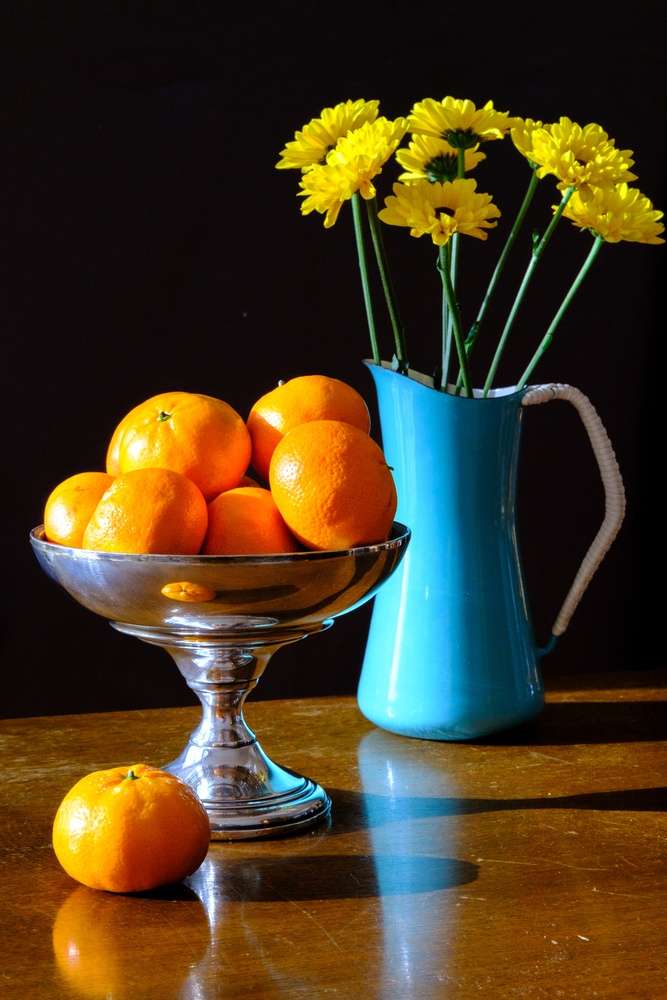
#> input picture Practical/ESE-02-SVD/StillLife.jpg, 667 x 1000 px, shrunk from 3334 x 5001 before the run
$ python ImageCompression.py
#> lines starting #> are read from the running program, lines starting #| are printed output that depends on the picture
from matplotlib.image import imread
import numpy as np
import matplotlib.pyplot as plt

image = imread("StillLife.jpg")
#> image is the input picture: shape (1000, 667, 3); mean R, G, B 73.8, 59.1, 33.2
image_bw = np.mean(image, axis=-1)                              #Transform in black and white
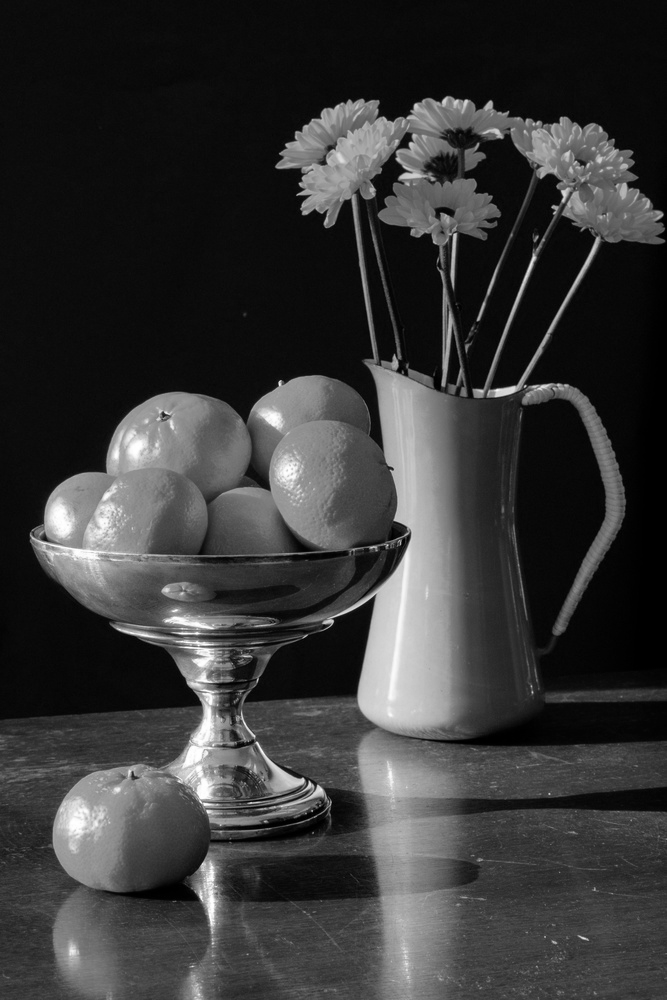
#> image_bw: shape (1000, 667) float64; min 0, max 255, mean 55.4

U, S, Vt = np.linalg.svd(image_bw, full_matrices=False)
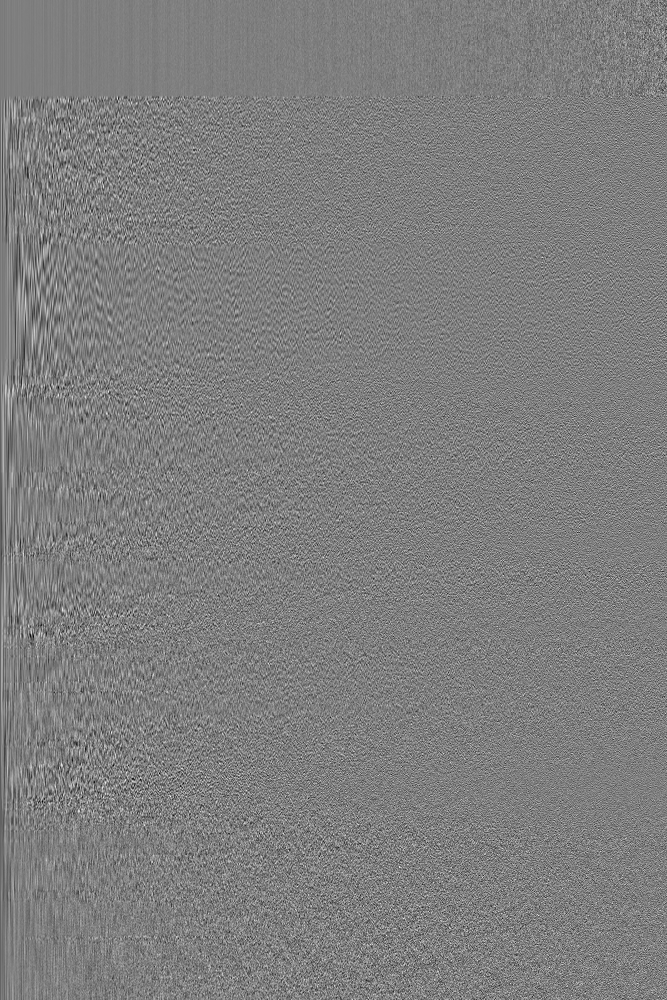
#> U: shape (1000, 667) float64; min -0.186, max 0.188, mean -4.3e-05; drawn with min black and max white
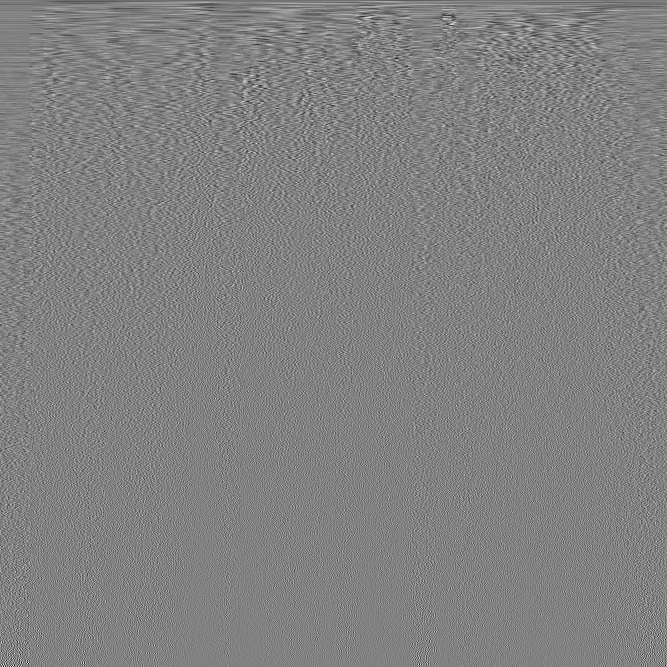
#> Vt: shape (667, 667) float64; min -0.273, max 0.264, mean -6.65e-05; drawn with min black and max white
#> S = 667 values, max 55197.6 at index 0, min 7.96 at index 666, mean 505.5
S = np.diag(S)

fig, ax = plt.subplots(1,4)
for i, r in enumerate([5, 20, 100]):
    reconstruct_image = U[:,:r] @ S[:r, :r] @ Vt[:r, :]
    ax[i].imshow(reconstruct_image, cmap="grey")
    ax[i].set_title(f"r = {r}")
    ax[i].axis("off")
#> this loop made 3 passes
#> pass 1, `reconstruct_image = U[:,:r] @ S[:r, :r] @ Vt[:r, :]`:
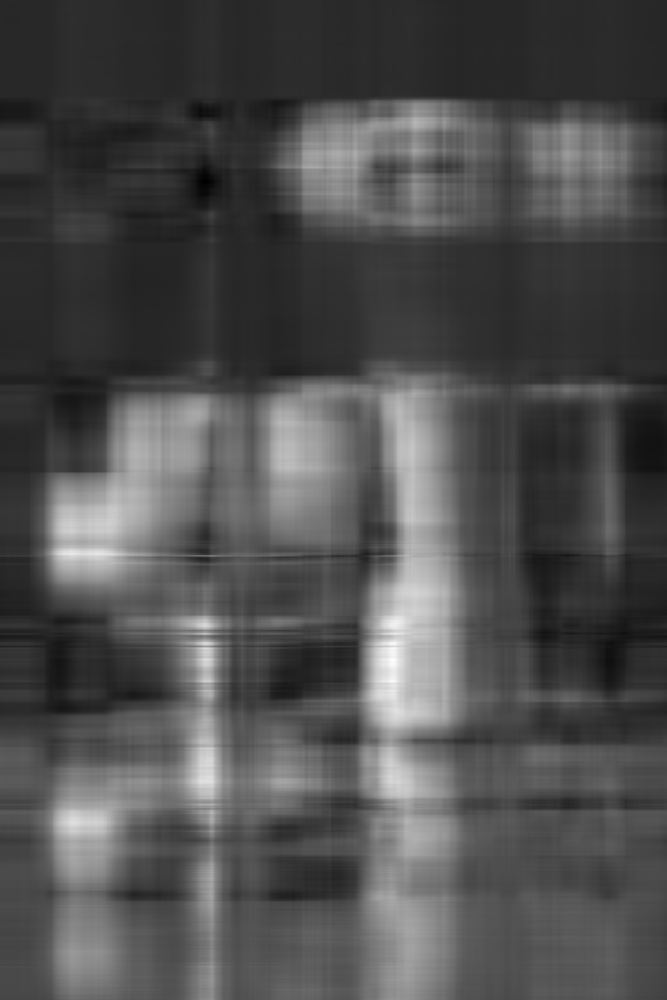
#> reconstruct_image: shape (1000, 667) float64; min -42.05, max 271, mean 55.2; drawn with min black and max white
#> pass 2, `reconstruct_image = U[:,:r] @ S[:r, :r] @ Vt[:r, :]`:
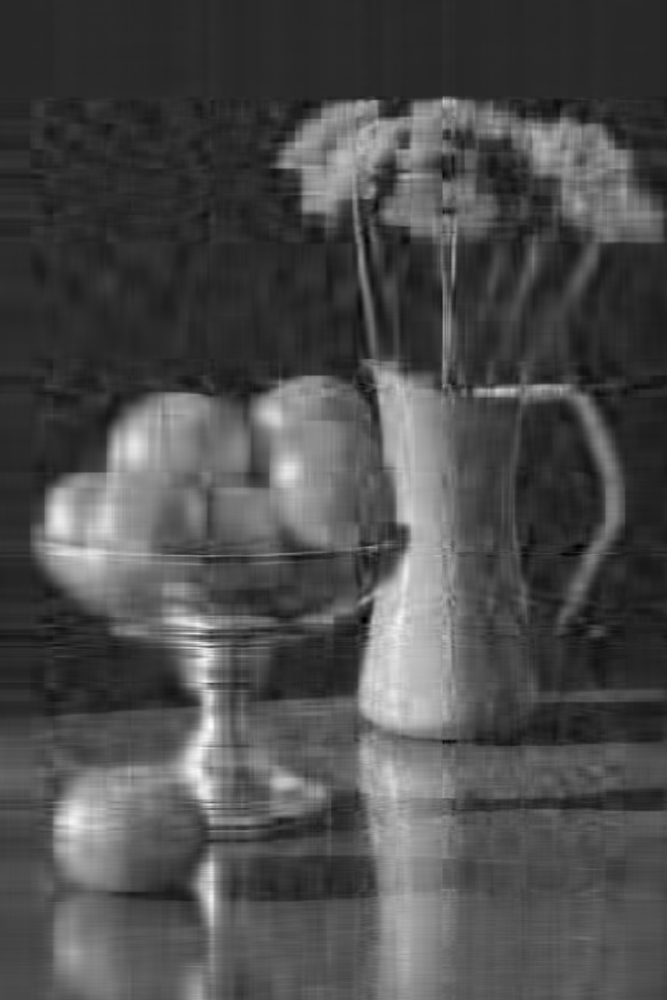
#> reconstruct_image: shape (1000, 667) float64; min -42.79, max 281.1, mean 55.4; drawn with min black and max white

ax[-1].imshow(image_bw, cmap="grey")
ax[-1].set_title("Original Image")
ax[-1].axis("off")
plt.tight_layout()
plt.show()
plt.close()

fig, ax = plt.subplots(1,2)
ax[0].semilogy(np.diag(S))
ax[0].set_title("Singular values")
ax[1].plot(np.cumsum(np.diag(S)/np.sum(np.diag(S))))
ax[1].set_title("Cumulative Sum")
plt.tight_layout()
plt.show()
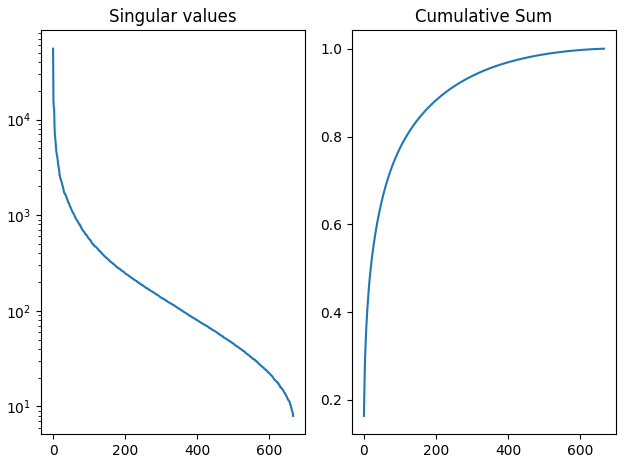
#> figure drawn by matplotlib, 2 panels; panel 1: curve peaks at x = 0, y = 55197.6; panel 2: curve peaks at x = 666, y = 1
